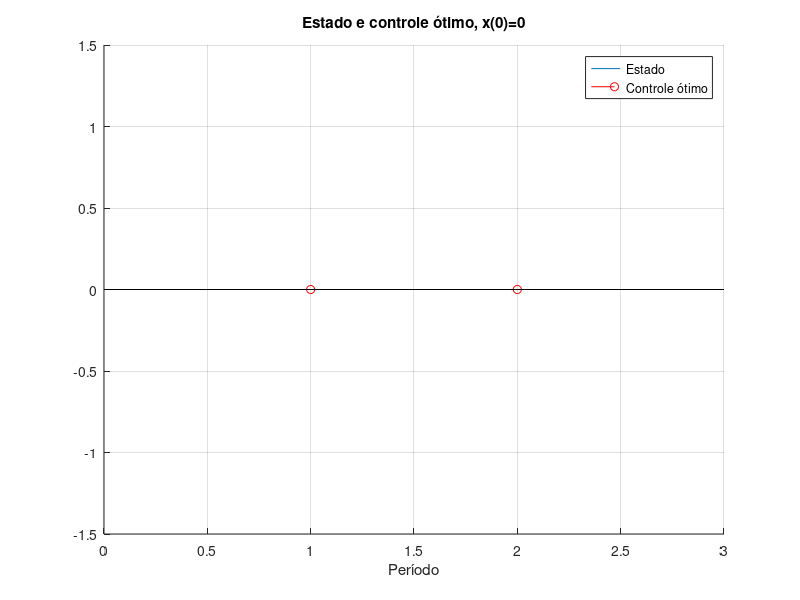
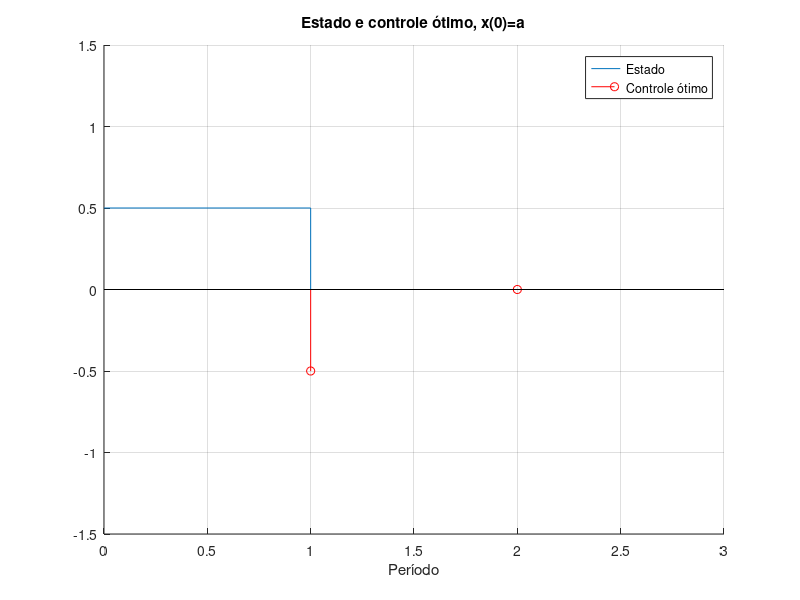
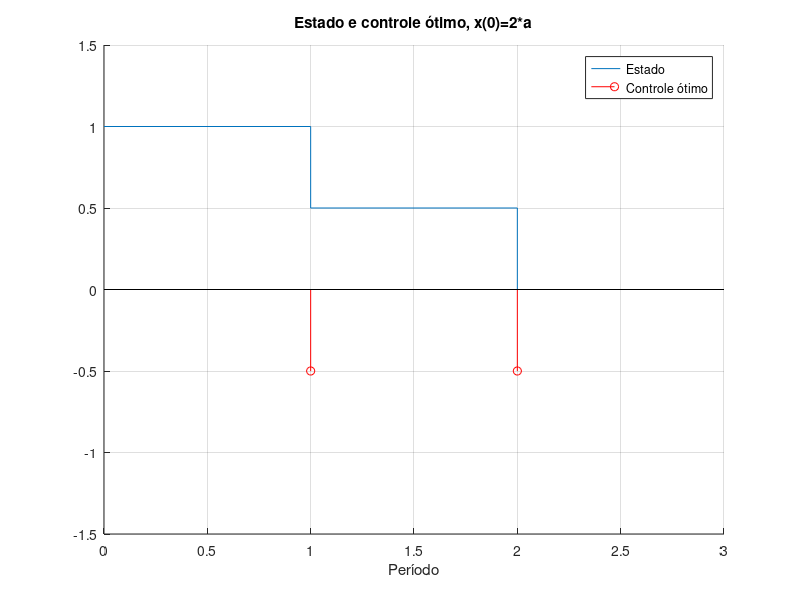
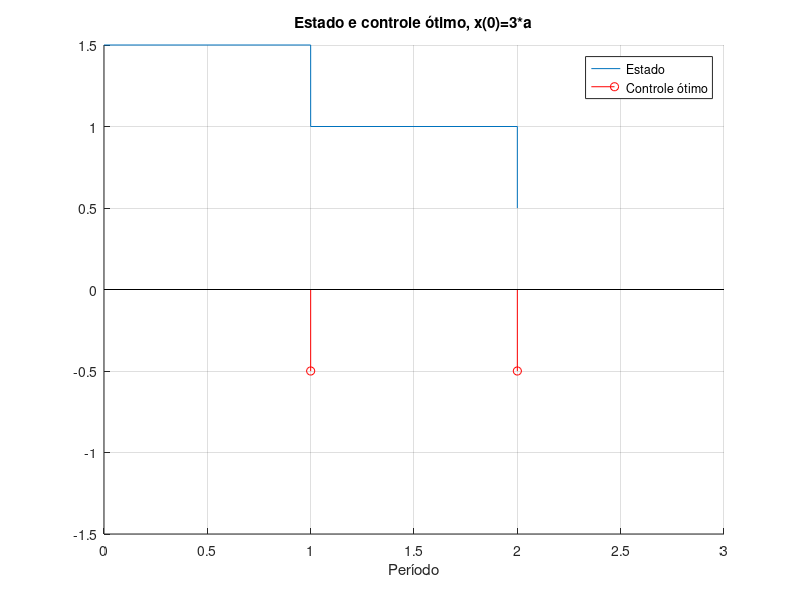

MATLAB code for these plots, in order:
% Variáveis do problema
a=0.5;
r=0.5;
N=2;
M=N+1;

% Variáveis iniciais
x=zeros(4,M);
x(:,1)=[0; a; 2*a; 3*a];
u=[-2*a; -a; 0; a; 2*a];

% Custo final
for i=1:4
    g(i)=x(i)^2;
end
J(:,M)=g';

% Custos ótimos intermediários
for k=M-1:-1:1
    for i=1:4
        if i==1
            for j=1:3
                Jx(i,j)=J(j,k+1)+r*u(j+2)^2;
            end
            [Y,I]=min(Jx(i,1:3));
            J(i,k)=Y;
            U(i,k)=(I-1)*a;
        end
        if i==2
            for j=1:4
                Jx(i,j)=J(j,k+1)+r*u(j+1)^2;
            end
            [Y,I]=min(Jx(i,:));
            J(i,k)=Y;
            U(i,k)=(I-2)*a;
        end
        if i==3
            for j=1:4
                Jx(i,j)=J(j,k+1)+r*u(j)^2;
            end
            [Y,I]=min(Jx(i,:));
            J(i,k)=Y;
            U(i,k)=(I-3)*a;
        end
        if i==4
            for j=1:3
                Jx(i,j)=J(j+1,k+1)+r*u(j)^2;
            end
            [Y,I]=min(Jx(i,1:3));
            J(i,k)=Y;
            U(i,k)=(I-3)*a;
        end
    end
end

% Sinal de controle e trajetória ótimos
for i=1:4
    L=i;
    for k=1:N
        us(i,k)=U(L,k);
        x(i,k+1)=x(i,k)+us(i,k);
        if x(i,k+1)==x(1,1)
            L=1;
        end
        if x(i,k+1)==x(2,1)
            L=2;
        end
        if x(i,k+1)==x(3,1)
            L=3;
        end
        if x(i,k+1)==x(4,1)
            L=4;
        end
    end
end
k=0:N;

figure
hold on
stairs(k,x(1,:))
stem(k(2:N+1),us(1,:),'r')
axis([0 N+1 -abs(3*a) abs(3*a)])
title('Estado e controle ótimo, x(0)=0')
legend('Estado','Controle ótimo')
xlabel('Período')
grid

figure
hold on
stairs(k,x(2,:))
stem(k(2:N+1),us(2,:),'r')
axis([0 N+1 -abs(3*a) abs(3*a)])
title('Estado e controle ótimo, x(0)=a')
legend('Estado','Controle ótimo')
xlabel('Período')
grid

figure
hold on
stairs(k,x(3,:))
stem(k(2:N+1),us(3,:),'r')
axis([0 N+1 -abs(3*a) abs(3*a)])
title('Estado e controle ótimo, x(0)=2*a')
legend('Estado','Controle ótimo')
xlabel('Período')
grid

figure
hold on
stairs(k,x(4,:))
stem(k(2:N+1),us(4,:),'r')
axis([0 N+1 -abs(3*a) abs(3*a)])
title('Estado e controle ótimo, x(0)=3*a')
legend('Estado','Controle ótimo')
xlabel('Período')
grid

